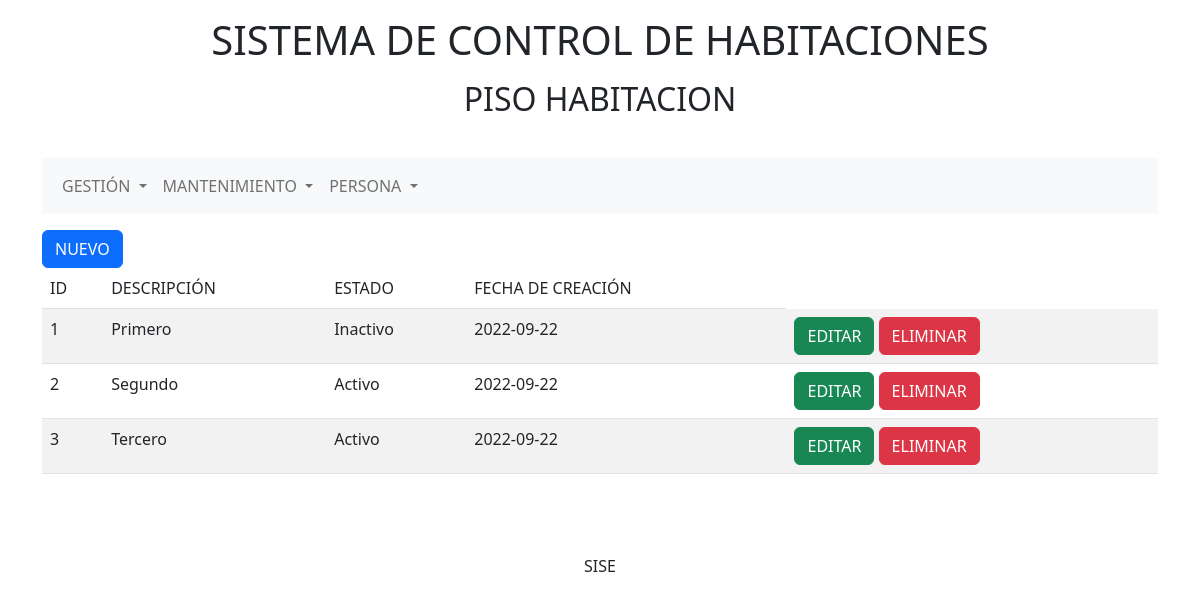
The page /vista/piso_habitacion/index.php on the database its author committed.
### tables this page shows
CREATE TABLE IF NOT EXISTS `piso` (
  `IdPiso` int(11) NOT NULL AUTO_INCREMENT,
  `Descripcion` varchar(50) DEFAULT NULL,
  `IdEstado` tinyint(1) DEFAULT '1',
  `FechaCreacion` date DEFAULT NULL,
  PRIMARY KEY (`IdPiso`),
  KEY `FK_estado` (`IdEstado`)
);

CREATE TABLE IF NOT EXISTS `estado` (
  `IdEstado` int(11) NOT NULL AUTO_INCREMENT,
  `Descripcion` varchar(50) DEFAULT NULL,
  `FechaCreacion` date NOT NULL,
  PRIMARY KEY (`IdEstado`)
);

### controlador/piso_habitacion.php (called while the page is built, shortened)
<?php
require_once("../../modelo/piso_habitacion.php");
class pisoHabitacionController{
    public static function index(){
        $pisoHabitacion  = new pisoHabitacion();
        $dato       =   $pisoHabitacion->mostrarv2("piso","1");
        require_once("../../vista/piso_habitacion/listar.php");
    }
}?>

### modelo/piso_habitacion.php (called while the page is built, shortened)
<?php
class pisoHabitacion{
    public function __construct(){
        require_once('../../class/mysql_crud.php');
    }
    public function mostrarv2($tabla,$condicion){
        $db = new Database();
        $db->connect();
        $q= "SELECT piso.IdPiso, piso.Descripcion, estado.Descripcion as Estado, piso.FechaCreacion
        FROM $tabla  INNER JOIN estado ON estado.IdEstado = piso.IdEstado
        where ".$condicion." ORDER BY piso.Descripcion ASC";
        $db->selectQuery($q);
        $res = $db->getResult();
        return $res;
    }
}

### class/mysql_crud.php (called while the page is built, shortened)
<?php
class Database{
	private $db_host = "localhost";
	private $db_user = "root";
	private $db_pass = "";
	private $db_name = "db_hotel";
	private $con = false;
    private $myconn = "";
	private $result = array();
	public function connect(){
		if(!$this->con){
			$this->myconn = new mysqli($this->db_host,$this->db_user,$this->db_pass,$this->db_name);
            if($this->myconn->connect_errno > 0){
                array_push($this->result,$this->myconn->connect_error);
                return false;
            }else{
                $this->con = true;
                return true;
            }
        }else{
            return true;
        }
	}
	public function selectQuery($q){
		$query = $this->myconn->query($q);
		$query = $this->myconn->query($q);
		if($query){
			$this->numResults = $query->num_rows;
			for($i = 0; $i < $this->numResults; $i++){
				$r = $query->fetch_array();
				$key = array_keys($r);
				for($x = 0; $x < count($key); $x++){
					if(!is_int($key[$x])){
						if($query->num_rows >= 1){
							$this->result[$i][$key[$x]] = $r[$key[$x]];
						}else{
							$this->result[$i][$key[$x]] = null;
						}
					}
				}
			}
			return true;
		}else{
			array_push($this->result,$this->myconn->error);
			return false;
		}
    }
    public function getResult(){
        $val = $this->result;
        $this->result = array();
        return $val;
    }
}

### vista/piso_habitacion/listar.php (the view, shortened to what this page needs)
<div class="col-md-12">
    <a href="index.php?m=nuevo" class="btn btn-primary">NUEVO</a>
    <table class="table table-striped">
        <thead>
            <tr>
                <td>ID</td>
                <td>DESCRIPCIÓN</td>
                <td>ESTADO</td>
                <td>FECHA DE CREACIÓN</td>
            </tr>
        </thead>
        <tbody>
            <?php
                if(!empty($dato)):
                    foreach($dato as $key => $v):
                        ?>
                        <tr>
                            <td><?php echo $v['IdPiso'] ?> </td>
                            <td><?php echo $v['Descripcion'] ?> </td>
                            <td><?php echo $v['Estado'] ?> </td>
                            <td><?php echo $v['FechaCreacion'] ?> </td>
                            <td>
                                <a class="btn btn-success" href="index.php?m=editar&id=<?php echo $v['IdPiso']?>">EDITAR</a>
                                <a class="btn btn-danger" href="index.php?m=eliminar&id=<?php echo $v['IdPiso']?>" onclick="return confirm('¿Está seguro de eliminar el registro?'); false">ELIMINAR</a>
                            </td>
                        </tr>
                    <?php endforeach ?>
                <?php else: ?>
                    <tr>
                        <td colspan="3">NO HAY REGISTROS</td>
                    </tr>
                <?php endif ?>
        </tbody>
    </table>
</div>

### rows shown on the page
piso: IdPiso "1", Descripcion "Primero", IdEstado.Descripcion "Inactivo", FechaCreacion "2022-09-22"
piso: IdPiso "2", Descripcion "Segundo", IdEstado.Descripcion "Activo", FechaCreacion "2022-09-22"
piso: IdPiso "3", Descripcion "Tercero", IdEstado.Descripcion "Activo", FechaCreacion "2022-09-22"

### other values the page prints
$vista "PISO HABITACION"
